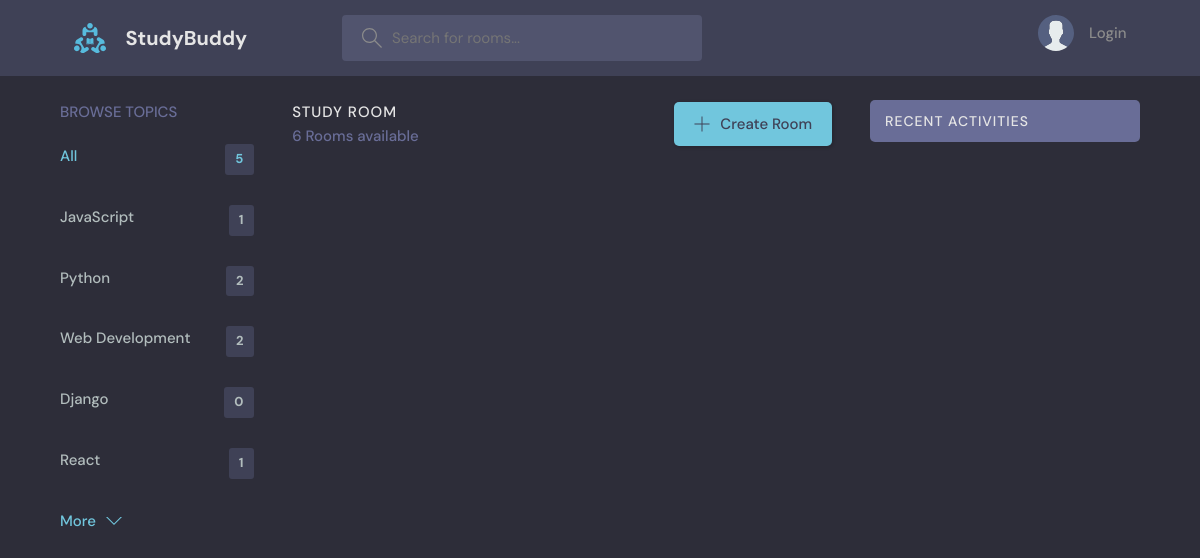
The page /?q=Flutter on the database as committed earlier.
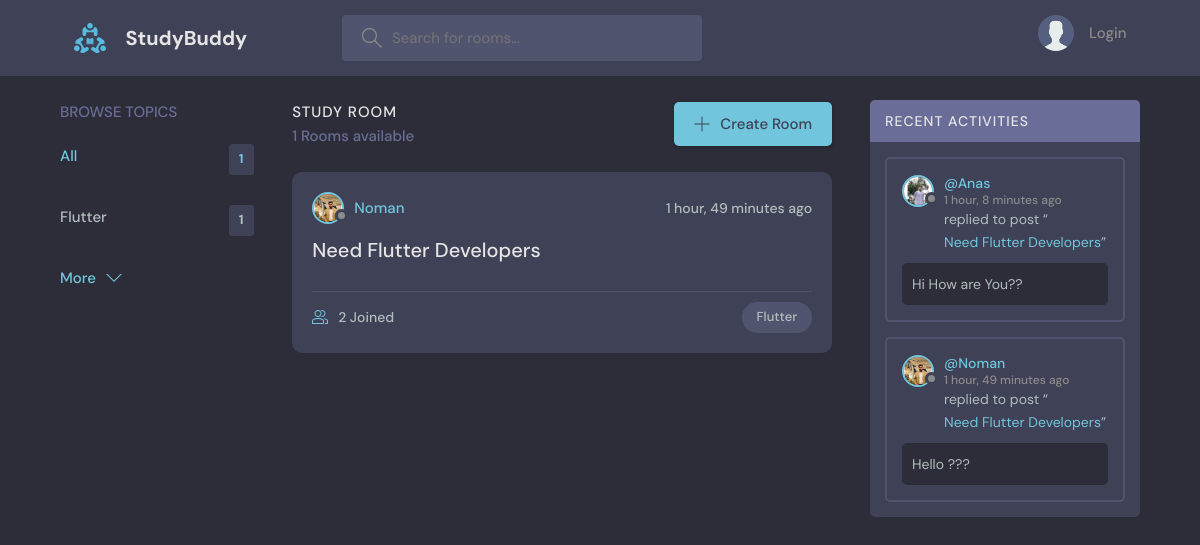
The same page on the database as committed later.
### base/models.py (models this page shows, shortened)
class Topic(models.Model):
    name = models.CharField(max_length=200)
    def __str__(self):
        return self.name

class Room(models.Model):
    host = models.ForeignKey(User, on_delete= models.SET_NULL , null=True)
    topic = models.ForeignKey(Topic, on_delete= models.SET_NULL , null=True)
    name = models.CharField(max_length=200)
    description = models.TextField(null=True, blank=True)
    participants = models.ManyToManyField(User, related_name='participants')
    updated = models.DateTimeField(auto_now=True)
    created = models.DateTimeField(auto_now_add=True)
    class Meta:
        ordering = ['-updated','-created']
    def __str__(self):
        return self.name

class User(AbstractUser):
    name = models.CharField(max_length=200, null = True)
    email = models.EmailField(null = True , unique = True)
    bio = models.TextField(null = True)
    avatar = models.ImageField(null=True , default='avatar.svg')
    USERNAME_FIELD = 'email'
    REQUIRED_FIELDS = []

class Message(models.Model):
    user = models.ForeignKey(User, on_delete= models.CASCADE)
    room = models.ForeignKey(Room, on_delete = models.CASCADE)
    body = models.TextField()
    updated = models.DateTimeField(auto_now=True)
    created = models.DateTimeField(auto_now_add=True)
    class Meta:
        ordering = ['-updated','-created']

### base/views.py (the view)
# urls.py: path('' , views.homepage , name = 'home'),
def homepage(request):
    q = request.GET.get('q') if request.GET.get('q') != None else ''
    rooms = Room.objects.filter(
        Q(topic__name__icontains=q) |
        Q(name__icontains=q) |
        Q(description__icontains=q)
    )[0:5]
    rooms_list = Room.objects.all()
    topic = Topic.objects.all()[0:5]
    room_count = rooms_list.count()
    room_messages = Message.objects.filter(Q(room__topic__name__icontains=q))[0:3]
    context = {'rooms' : rooms , 'topic':topic , 'room_count': room_count , 'room_messages' : room_messages}
    return render(request, 'base/home.html', context)

### base/templates/base/home.html (shortened to what this page needs)
{% extends 'main.html' %} {% block content %}
<main class="layout layout--3">
  <div class="container">
    {% include 'base/topic_component.html' %}
    <div class="roomList">
      <div class="roomList__header">
        <div>
          <h2>Study Room</h2>
          <p>{{room_count}} Rooms available</p>
        </div>
        <a class="btn btn--main" href="{% url 'create-room' %}">
          <svg
            version="1.1"
            xmlns="http://www.w3.org/2000/svg"
            width="32"
            height="32"
            viewBox="0 0 32 32"
          >
            <title>add</title>
            <path
              d="M16.943 0.943h-1.885v14.115h-14.115v1.885h14.115v14.115h1.885v-14.115h14.115v-1.885h-14.115v-14.115z"
            ></path>
          </svg>
          Create Room
        </a>
      </div>
      {% include 'base/feed_component.html' %}
    </div>
    {% include 'base/activity_component.html' %}
  </div>
</main>
{% endblock content %}

### base/templates/base/topic_component.html
<div class="topics">
  <div class="topics__header">
    <h2>Browse Topics</h2>
  </div>
  <ul class="topics__list">
    <li>
      <a href="{% url 'home' %}" class="active"
        >All <span>{{topic.count}}</span></a
      >
    </li>
    {% for topic in topic %}
    <li>
      <a href="{% url 'home' %}?q={{topic.name}}"
        >{{topic.name}} <span>{{topic.room_set.all.count}}</span></a
      >
    </li>
    {% endfor %}
  </ul>
  <a class="btn btn--link" href="{% url 'topics-page' %}">
    More
    <svg
      version="1.1"
      xmlns="http://www.w3.org/2000/svg"
      width="32"
      height="32"
      viewBox="0 0 32 32"
    >
      <title>chevron-down</title>
      <path d="M16 21l-13-13h-3l16 16 16-16h-3l-13 13z"></path>
    </svg>
  </a>
</div>

### base/templates/base/feed_component.html (shortened to what this page needs)
{% for room in rooms %}
<div class="roomListRoom">
  <div class="roomListRoom__header">
    <a
      href="{% url 'user-Profile' room.host.id %}"
      class="roomListRoom__author"
    >
      <div class="avatar avatar--small">
        <img src="{{room.host.avatar.url}}" />
      </div>
      <span>{{room.host.username}}</span>
    </a>
    <div class="roomListRoom__actions">
      <span>{{room.created|timesince}} ago</span>
    </div>
  </div>
  <div class="roomListRoom__content">
    <a href="{% url 'room' room.id %}">{{room.name}}</a>
  </div>
  <div class="roomListRoom__meta">
    <a href="room.html" class="roomListRoom__joined">
      {{room.participants.all.count}} Joined
    </a>
    <p class="roomListRoom__topic">{{room.topic}}</p>
  </div>
</div>
{% endfor %}

### base/templates/base/activity_component.html (shortened to what this page needs)
<div class="activities">
  <div class="activities__header">
    <h2>Recent Activities</h2>
  </div>
  {% for message in room_messages %}
  <div class="activities__box">
    <div class="activities__boxHeader roomListRoom__header">
      <a
        href="{% url 'user-Profile' message.user.id %}"
        class="roomListRoom__author"
      >
        <div class="avatar avatar--small">
          <img src="{{message.user.avatar.url}}" />
        </div>
        <p>
          @{{message.user.username}}
          <span>{{message.created|timesince}} ago</span>
        </p>
      </a>
    </div>
    <div class="activities__boxContent">
      <p>
        replied to post “<a href="{% url 'room' message.room.id %}"
          >{{message.room}}</a
        >”
      </p>
      <div class="activities__boxRoomContent">{{message.body}}</div>
    </div>
  </div>
  {% endfor %}
</div>

Rows that differ between the two databases and show on the page:
removed Topic: name "Python", room_set.all.count "2"
removed Topic: name "Web Development", room_set.all.count "2"
removed Topic: name "Django", room_set.all.count "0"
removed Topic: name "React", room_set.all.count "1"
changed Topic id 1: name "JavaScript" → "Flutter"
added Room: host.avatar (picture), host.username "Noman", created "1 hour, 49 minutes", name "Need Flutter Developers", participants.all.count "2", topic "Flutter"
now on this page (row edited): Message: user.avatar (picture), user.username "Anas", created "1 hour, 8 minutes", room "Need Flutter Developers", body "Hi How are You??"
now on this page (row edited): Message: user.avatar (picture), user.username "Noman", created "1 hour, 49 minutes", room "Need Flutter Developers", body "Hello ???"
Other text that changed with them:
{{ topic.count }}: "5" → "1"
{{ room_count }}: "6" → "1"
